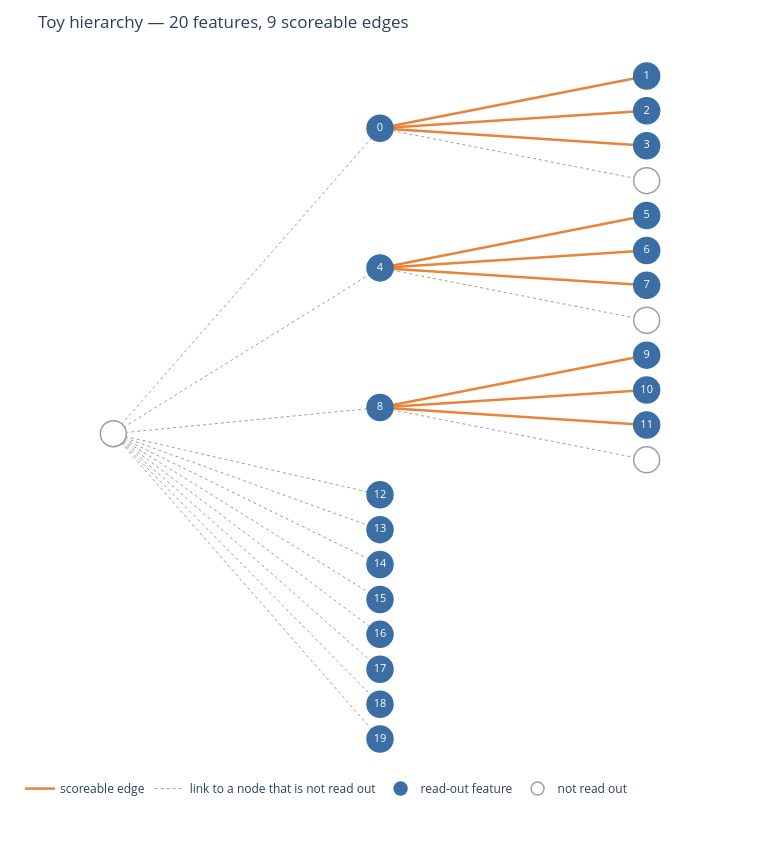

The cell this chart's notebook holds for it:
### Code cell
import plotly.graph_objects as go

BLUE, GREY, ORANGE = "#3b6ea5", "#9aa0a6", "#e8833a"
GREEN, RED, PURPLE = "#2e8b57", "#c0392b", "#7d3c98"


def tree_layout(root):
    """Left-to-right positions for every node, plus the parent->child links.

    Depth runs along x and siblings stack down y, rather than the other way round:
    20 leaves laid out horizontally need ~1200px, which a notebook output pane crops
    instead of scrolling. Stacked vertically the figure stays inside any pane width
    and grows downward, which notebooks do scroll.

    Shared by the ground-truth drawing and the recovery drawing below, so the two
    figures are directly comparable node for node.
    """
    nodes, links, cursor = [], [], [0]

    def place(node, depth):
        """Assign this node a slot and return it. Slots are handed out to leaves in
        order; a parent takes the midpoint of the span its children occupy (midpoint,
        not mean, so a node with many children on one side is not dragged off-centre).
        Only at the end is (depth, slot) turned into a coordinate."""
        if node.children:
            kid_slots = [place(c, depth + 1) for c in node.children]
            slot = (min(kid_slots) + max(kid_slots)) / 2
        else:
            kid_slots, slot = [], cursor[0]
            cursor[0] += 1

        here = (depth, -slot)
        nodes.append((here, node))
        links.extend((here, (depth + 1, -s), node, c)
                     for s, c in zip(kid_slots, node.children))
        return slot

    place(root, 0)
    return nodes, links, cursor[0]          # cursor[0] = number of leaf rows


def _arc(p0, p1, bow=0.22, n_points=32):
    """Quadratic Bezier between two nodes, bowed perpendicular to the straight line."""
    (x0, y0), (x1, y1) = p0, p1
    dx, dy = x1 - x0, y1 - y0
    length = (dx * dx + dy * dy) ** 0.5 or 1.0
    cx = (x0 + x1) / 2 - dy / length * bow * length
    cy = (y0 + y1) / 2 + dx / length * bow * length
    ts = [i / (n_points - 1) for i in range(n_points)]
    return ([(1 - t) ** 2 * x0 + 2 * (1 - t) * t * cx + t * t * x1 for t in ts],
            [(1 - t) ** 2 * y0 + 2 * (1 - t) * t * cy + t * t * y1 for t in ts])


def _legend(fig, lines=(), markers=()):
    for name, style in lines:
        fig.add_trace(go.Scatter(x=[None], y=[None], mode="lines", name=name, line=style))
    for name, marker in markers:
        fig.add_trace(go.Scatter(x=[None], y=[None], mode="markers", name=name, marker=marker))


def _finish(fig, title, nodes, n_cols):
    """Size the canvas from the tree itself.

    Width is fixed narrow enough for any notebook pane, and height grows with the
    number of leaves, so the figure is never cropped sideways. The explicit axis
    ranges keep a marker at the edge from being clipped.
    """
    depth = max(xy[0] for xy, _ in nodes)
    fig.update_layout(
        title=title,
        width=760,                                  # fits a notebook pane; never cropped
        height=int(185 + 34 * n_cols),              # grows downward instead
        xaxis=dict(visible=False, range=[-0.35, depth + 0.35]),
        yaxis=dict(visible=False, range=[-n_cols + 0.4, 0.6]),
        # b leaves room for the legend, which wraps to two rows on the wider key
        plot_bgcolor="white", margin=dict(l=20, r=20, t=55, b=105),
        legend=dict(orientation="h", yanchor="top", y=-0.02, x=0))
    return fig


def draw_tree(root, edge_set):
    """The ground truth. Solid orange links are the scoreable edges in `edge_set`;
    dashed grey links touch a node that is not read out and so cannot be scored."""
    nodes, links, n_cols = tree_layout(root)
    fig = go.Figure()

    for (x0, y0), (x1, y1), parent, child in links:
        scoreable = (parent.index, child.index) in edge_set
        fig.add_trace(go.Scatter(
            x=[x0, x1], y=[y0, y1], mode="lines", hoverinfo="skip", showlegend=False,
            line=dict(width=2.5 if scoreable else 1,
                      color=ORANGE if scoreable else GREY,
                      dash="solid" if scoreable else "dot")))

    for readout in (True, False):
        pts = [(xy, n) for xy, n in nodes if (n.index is not False) == readout]
        if not pts:
            continue
        fig.add_trace(go.Scatter(
            x=[p[0][0] for p in pts], y=[p[0][1] for p in pts],
            mode="markers+text", showlegend=False,
            text=[str(n.index) if readout else "" for _, n in pts],
            textposition="middle center",
            textfont=dict(color="white" if readout else GREY, size=11),
            marker=dict(size=26, color=BLUE if readout else "white",
                        line=dict(width=1.5, color=BLUE if readout else GREY)),
            hovertext=[f"P(active | parent active) = {n.active_prob}"
                       + ("  (exclusive children)" if n.mutually_exclusive_children else "")
                       for _, n in pts],
            hoverinfo="text"))

    _legend(fig,
            lines=[("scoreable edge", dict(color=ORANGE, width=2.5)),
                   ("link to a node that is not read out", dict(color=GREY, width=1, dash="dot"))],
            markers=[("read-out feature", dict(size=13, color=BLUE, line=dict(width=1.5, color=BLUE))),
                     ("not read out", dict(size=13, color="white", line=dict(width=1.5, color=GREY)))])

    return _finish(fig, f"Toy hierarchy — {root.n_features} features, "
                        f"{len(edge_set)} scoreable edges", nodes, n_cols)


draw_tree(tree, set(TRUE_EDGES)).show()

### Figure 1 — Plotly figure (JSON) as saved in the notebook; plotly's stock layout.template omitted (floating-point values rounded to 4 significant figures)
{"data": [{"hoverinfo": "skip", "line": {"color": "#e8833a", "dash": "solid", "width": 2.5}, "mode": "lines", "showlegend": false, "type": "scatter", "x": [1, 2], "y": [-1.5, 0]}, {"hoverinfo": "skip", "line": {"color": "#e8833a", "dash": "solid", "width": 2.5}, "mode": "lines", "showlegend": false, "type": "scatter", "x": [1, 2], "y": [-1.5, -1]}, {"hoverinfo": "skip", "line": {"color": "#e8833a", "dash": "solid", "width": 2.5}, "mode": "lines", "showlegend": false, "type": "scatter", "x": [1, 2], "y": [-1.5, -2]}, {"hoverinfo": "skip", "line": {"color": "#9aa0a6", "dash": "dot", "width": 1}, "mode": "lines", "showlegend": false, "type": "scatter", "x": [1, 2], "y": [-1.5, -3]}, {"hoverinfo": "skip", "line": {"color": "#e8833a", "dash": "solid", "width": 2.5}, "mode": "lines", "showlegend": false, "type": "scatter", "x": [1, 2], "y": [-5.5, -4]}, {"hoverinfo": "skip", "line": {"color": "#e8833a", "dash": "solid", "width": 2.5}, "mode": "lines", "showlegend": false, "type": "scatter", "x": [1, 2], "y": [-5.5, -5]}, {"hoverinfo": "skip", "line": {"color": "#e8833a", "dash": "solid", "width": 2.5}, "mode": "lines", "showlegend": false, "type": "scatter", "x": [1, 2], "y": [-5.5, -6]}, {"hoverinfo": "skip", "line": {"color": "#9aa0a6", "dash": "dot", "width": 1}, "mode": "lines", "showlegend": false, "type": "scatter", "x": [1, 2], "y": [-5.5, -7]}, {"hoverinfo": "skip", "line": {"color": "#e8833a", "dash": "solid", "width": 2.5}, "mode": "lines", "showlegend": false, "type": "scatter", "x": [1, 2], "y": [-9.5, -8]}, {"hoverinfo": "skip", "line": {"color": "#e8833a", "dash": "solid", "width": 2.5}, "mode": "lines", "showlegend": false, "type": "scatter", "x": [1, 2], "y": [-9.5, -9]}, {"hoverinfo": "skip", "line": {"color": "#e8833a", "dash": "solid", "width": 2.5}, "mode": "lines", "showlegend": false, "type": "scatter", "x": [1, 2], "y": [-9.5, -10]}, {"hoverinfo": "skip", "line": {"color": "#9aa0a6", "dash": "dot", "width": 1}, "mode": "lines", "showlegend": false, "type": "scatter", "x": [1, 2], "y": [-9.5, -11]}, {"hoverinfo": "skip", "line": {"color": "#9aa0a6", "dash": "dot", "width": 1}, "mode": "lines", "showlegend": false, "type": "scatter", "x": [0, 1], "y": [-10.25, -1.5]}, {"hoverinfo": "skip", "line": {"color": "#9aa0a6", "dash": "dot", "width": 1}, "mode": "lines", "showlegend": false, "type": "scatter", "x": [0, 1], "y": [-10.25, -5.5]}, {"hoverinfo": "skip", "line": {"color": "#9aa0a6", "dash": "dot", "width": 1}, "mode": "lines", "showlegend": false, "type": "scatter", "x": [0, 1], "y": [-10.25, -9.5]}, {"hoverinfo": "skip", "line": {"color": "#9aa0a6", "dash": "dot", "width": 1}, "mode": "lines", "showlegend": false, "type": "scatter", "x": [0, 1], "y": [-10.25, -12]}, {"hoverinfo": "skip", "line": {"color": "#9aa0a6", "dash": "dot", "width": 1}, "mode": "lines", "showlegend": false, "type": "scatter", "x": [0, 1], "y": [-10.25, -13]}, {"hoverinfo": "skip", "line": {"color": "#9aa0a6", "dash": "dot", "width": 1}, "mode": "lines", "showlegend": false, "type": "scatter", "x": [0, 1], "y": [-10.25, -14]}, {"hoverinfo": "skip", "line": {"color": "#9aa0a6", "dash": "dot", "width": 1}, "mode": "lines", "showlegend": false, "type": "scatter", "x": [0, 1], "y": [-10.25, -15]}, {"hoverinfo": "skip", "line": {"color": "#9aa0a6", "dash": "dot", "width": 1}, "mode": "lines", "showlegend": false, "type": "scatter", "x": [0, 1], "y": [-10.25, -16]}, {"hoverinfo": "skip", "line": {"color": "#9aa0a6", "dash": "dot", "width": 1}, "mode": "lines", "showlegend": false, "type": "scatter", "x": [0, 1], "y": [-10.25, -17]}, {"hoverinfo": "skip", "line": {"color": "#9aa0a6", "dash": "dot", "width": 1}, "mode": "lines", "showlegend": false, "type": "scatter", "x": [0, 1], "y": [-10.25, -18]}, {"hoverinfo": "skip", "line": {"color": "#9aa0a6", "dash": "dot", "width": 1}, "mode": "lines", "showlegend": false, "type": "scatter", "x": [0, 1], "y": [-10.25, -19]}, {"hoverinfo": "text", "hovertext": ["P(active | parent active) = 0.2", "P(active | parent active) = 0.2", "P(active | parent active) = 0.2", "P(active | parent active) = 0.15  (exclusive children)", "P(active | parent active) = 0.2", "P(active | parent active) = 0.2", "P(active | parent active) = 0.2", "P(active | parent active) = 0.15  (exclusive children)", "P(active | parent active) = 0.2", "P(active | parent active) = 0.2", "P(active | parent active) = 0.2", "P(active | parent active) = 0.15  (exclusive children)", "P(active | parent active) = 0.05", "P(active | parent active) = 0.05", "P(active | parent active) = 0.05", "P(active | parent active) = 0.05", "P(active | parent active) = 0.05", "P(active | parent active) = 0.05", "P(active | parent active) = 0.05", "P(active | parent active) = 0.05"], "marker": {"color": "#3b6ea5", "line": {"color": "#3b6ea5", "width": 1.5}, "size": 26}, "mode": "markers+text", "showlegend": false, "text": ["1", "2", "3", "0", "5", "6", "7", "4", "9", "10", "11", "8", "12", "13", "14", "15", "16", "17", "18", "19"], "textfont": {"color": "white", "size": 11}, "textposition": "middle center", "type": "scatter", "x": [2, 2, 2, 1, 2, 2, 2, 1, 2, 2, 2, 1, 1, 1, 1, 1, 1, 1, 1, 1], "y": [0, -1, -2, -1.5, -4, -5, -6, -5.5, -8, -9, -10, -9.5, -12, -13, -14, -15, -16, -17, -18, -19]}, {"hoverinfo": "text", "hovertext": ["P(active | parent active) = 0.4", "P(active | parent active) = 0.4", "P(active | parent active) = 0.4", "P(active | parent active) = 1.0"], "marker": {"color": "white", "line": {"color": "#9aa0a6", "width": 1.5}, "size": 26}, "mode": "markers+text", "showlegend": false, "text": ["", "", "", ""], "textfont": {"color": "#9aa0a6", "size": 11}, "textposition": "middle center", "type": "scatter", "x": [2, 2, 2, 0], "y": [-3, -7, -11, -10.25]}, {"line": {"color": "#e8833a", "width": 2.5}, "mode": "lines", "name": "scoreable edge", "type": "scatter", "x": [null], "y": [null]}, {"line": {"color": "#9aa0a6", "dash": "dot", "width": 1}, "mode": "lines", "name": "link to a node that is not read out", "type": "scatter", "x": [null], "y": [null]}, {"marker": {"color": "#3b6ea5", "line": {"color": "#3b6ea5", "width": 1.5}, "size": 13}, "mode": "markers", "name": "read-out feature", "type": "scatter", "x": [null], "y": [null]}, {"marker": {"color": "white", "line": {"color": "#9aa0a6", "width": 1.5}, "size": 13}, "mode": "markers", "name": "not read out", "type": "scatter", "x": [null], "y": [null]}], "layout": {"height": 865, "legend": {"orientation": "h", "x": 0, "y": -0.02, "yanchor": "top"}, "margin": {"b": 105, "l": 20, "r": 20, "t": 55}, "plot_bgcolor": "white", "title": {"text": "Toy hierarchy — 20 features, 9 scoreable edges"}, "width": 760, "xaxis": {"range": [-0.35, 2.35], "visible": false}, "yaxis": {"range": [-19.6, 0.6], "visible": false}}}
